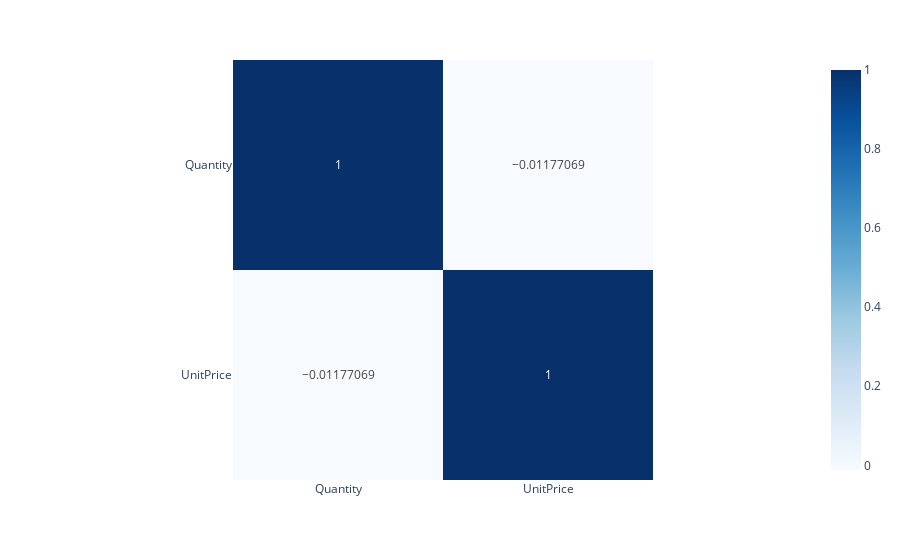

Notebook cell for this chart:
### Markdown cell above
### ⁉ What is the correlation between the quantity of items purchased and their unit price in the dataset?

### Code cell
fig=px.imshow(df[["Quantity","UnitPrice"]].corr(),text_auto=True,color_continuous_scale="Blues")
fig.show()

### Figure 1 — Plotly figure (JSON) as saved in the notebook; plotly's stock layout.template omitted (floating-point values rounded to 4 significant figures)
{"data": [{"coloraxis": "coloraxis", "hovertemplate": "x: %{x}<br>y: %{y}<br>color: %{z}<extra></extra>", "name": "0", "texttemplate": "%{z}", "type": "heatmap", "x": ["Quantity", "UnitPrice"], "xaxis": "x", "y": ["Quantity", "UnitPrice"], "yaxis": "y", "z": [[1, -0.01177], [-0.01177, 1]]}], "layout": {"coloraxis": {"colorscale": [[0, "rgb(247,251,255)"], [0.125, "rgb(222,235,247)"], [0.25, "rgb(198,219,239)"], [0.375, "rgb(158,202,225)"], [0.5, "rgb(107,174,214)"], [0.625, "rgb(66,146,198)"], [0.75, "rgb(33,113,181)"], [0.875, "rgb(8,81,156)"], [1, "rgb(8,48,107)"]]}, "margin": {"t": 60}, "xaxis": {"anchor": "y", "constrain": "domain", "domain": [0, 1], "scaleanchor": "y"}, "yaxis": {"anchor": "x", "autorange": "reversed", "constrain": "domain", "domain": [0, 1]}}}
